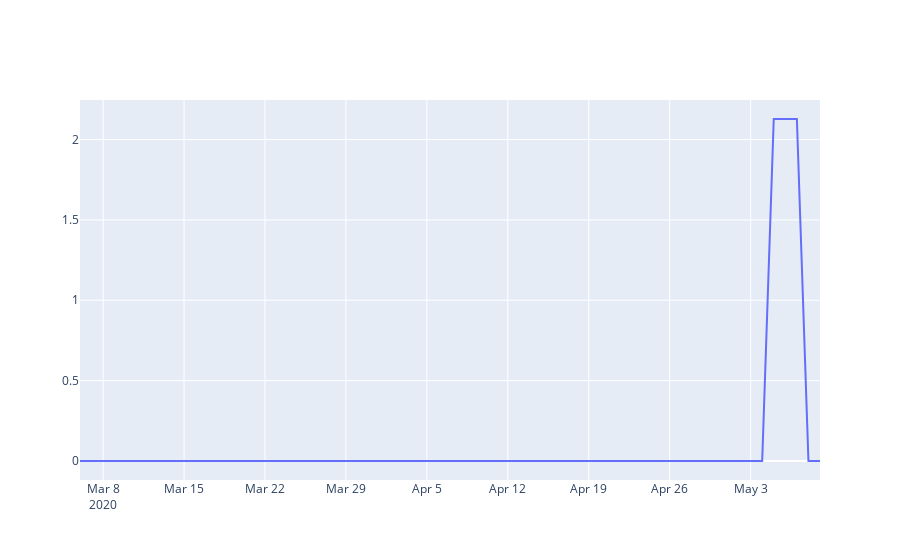

Notebook code for this chart:
### Code cell
#ICU Beds Utilization
#chossing date, state, inICUCurrently columns
df_total_icuCount = pd.read_csv(url,
                     usecols=['date', 'state', 'inIcuCurrently'],
                     parse_dates=['date'],
                     index_col=['state'],
                     squeeze=True).sort_index() 
df_total_icuCount = df_total_icuCount.sort_values('date',ascending=True)
df_total_icuCount.fillna(0,inplace=True)
df_total_icuCount = df_total_icuCount.xs(state_name)

#getting data for total numbers of beds available for any state
df_total_icuBeds = pd.read_csv('https://raw.githubusercontent.com/covid-projections/covid-data-public/master/data/covid-care-map/healthcare_capacity_data_state.csv',
                          usecols=['State', 'Staffed ICU Beds'],index_col=['State'])
#arranging states in ascending manner
df_total_icuBeds= df_total_icuBeds.sort_values('State',ascending=True)

#shortlisting data for only enteredState
df_total_icuBeds = df_total_icuBeds.xs(state_name)
print(df_total_icuBeds['Staffed ICU Beds'])

#x-xis data
x_data_icuutilDate = df_total_icuCount['date']

#y-axis data (percentage of currentlyICUadmittedpatient to total number of beds available)
y_data_icuutilDate = df_total_icuCount['inIcuCurrently']*100/df_total_icuBeds['Staffed ICU Beds']
icuUtil_labelText = "ICU Beds Utilization: " + enteredStateName
fig_icuUtil = go.Figure()
fig_icuUtil.add_trace(go.Scatter(x=x_data_icuutilDate, y=y_data_icuutilDate, text=(icuUtil_labelText)))
#fig_posRate = px.line(df_testing_data, x=x_data_posRate, y=y_data_posRate, title='Positive Rate')
fig_icuUtil.show()

### Figure 1 — Plotly figure (JSON) as saved in the notebook; plotly's stock layout.template omitted (floating-point values rounded to 4 significant figures)
{"data": [{"text": "ICU Beds Utilization: Vermont", "type": "scatter", "x": ["2020-03-06T00:00:00", "2020-03-07T00:00:00", "2020-03-08T00:00:00", "2020-03-09T00:00:00", "2020-03-10T00:00:00", "2020-03-11T00:00:00", "2020-03-12T00:00:00", "2020-03-13T00:00:00", "2020-03-14T00:00:00", "2020-03-15T00:00:00", "2020-03-16T00:00:00", "2020-03-17T00:00:00", "2020-03-18T00:00:00", "2020-03-19T00:00:00", "2020-03-20T00:00:00", "2020-03-21T00:00:00", "2020-03-22T00:00:00", "2020-03-23T00:00:00", "2020-03-24T00:00:00", "2020-03-25T00:00:00", "2020-03-26T00:00:00", "2020-03-27T00:00:00", "2020-03-28T00:00:00", "2020-03-29T00:00:00", "2020-03-30T00:00:00", "2020-03-31T00:00:00", "2020-04-01T00:00:00", "2020-04-02T00:00:00", "2020-04-03T00:00:00", "2020-04-04T00:00:00", "2020-04-05T00:00:00", "2020-04-06T00:00:00", "2020-04-07T00:00:00", "2020-04-08T00:00:00", "2020-04-09T00:00:00", "2020-04-10T00:00:00", "2020-04-11T00:00:00", "2020-04-12T00:00:00", "2020-04-13T00:00:00", "2020-04-14T00:00:00", "2020-04-15T00:00:00", "2020-04-16T00:00:00", "2020-04-17T00:00:00", "2020-04-18T00:00:00", "2020-04-19T00:00:00", "2020-04-20T00:00:00", "2020-04-21T00:00:00", "2020-04-22T00:00:00", "2020-04-23T00:00:00", "2020-04-24T00:00:00", "2020-04-25T00:00:00", "2020-04-26T00:00:00", "2020-04-27T00:00:00", "2020-04-28T00:00:00", "2020-04-29T00:00:00", "2020-04-30T00:00:00", "2020-05-01T00:00:00", "2020-05-02T00:00:00", "2020-05-03T00:00:00", "2020-05-04T00:00:00", "2020-05-05T00:00:00", "2020-05-06T00:00:00", "2020-05-07T00:00:00", "2020-05-08T00:00:00", "2020-05-09T00:00:00"], "y": [0, 0, 0, 0, 0, 0, 0, 0, 0, 0, 0, 0, 0, 0, 0, 0, 0, 0, 0, 0, 0, 0, 0, 0, 0, 0, 0, 0, 0, 0, 0, 0, 0, 0, 0, 0, 0, 0, 0, 0, 0, 0, 0, 0, 0, 0, 0, 0, 0, 0, 0, 0, 0, 0, 0, 0, 0, 0, 0, 0, 2.128, 2.128, 2.128, 0, 0]}], "layout": {}}
